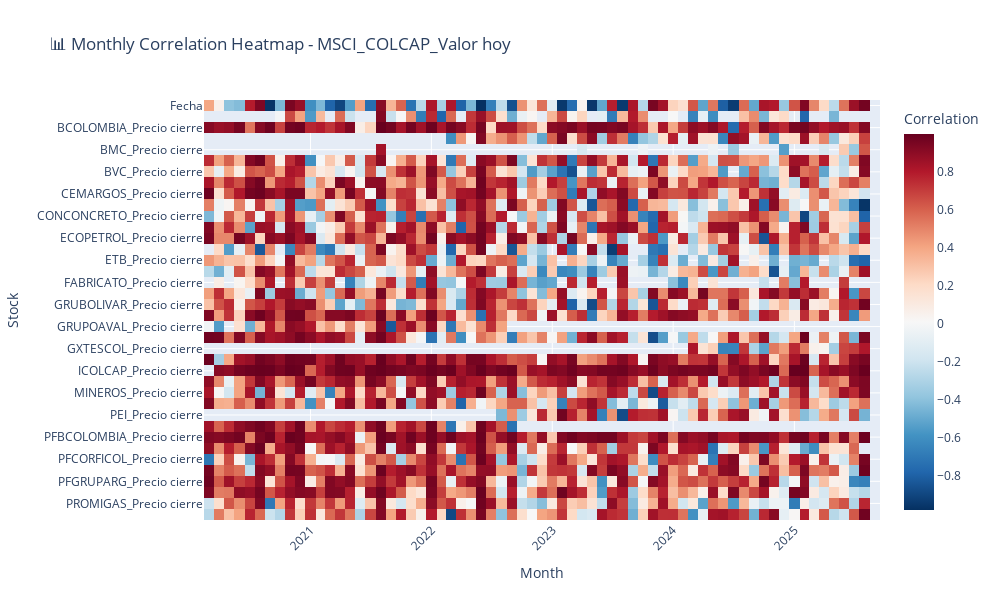

The code cell stored with this chart in its notebook:
### Code cell
import plotly.express as px

# 🔹 Convert 'YearMonth' to string (Fix Period object issue)
monthly_corr.index = monthly_corr.index.astype(str)

# 🔥 **Add Heatmap for Monthly Correlations**
fig = px.imshow(
    monthly_corr.T,  # Transpose to get stocks on y-axis
    labels=dict(x="Month", y="Stock", color="Correlation"),
    title=f"📊 Monthly Correlation Heatmap - {target_stock}",
    color_continuous_scale="RdBu_r",
    aspect="auto",
)

fig.update_layout(
    autosize=False,
    width=1000,
    height=600,
    xaxis=dict(tickangle=-45),
)

### Figure 1 — Plotly figure (JSON) as saved in the notebook; plotly's stock layout.template omitted (floating-point values rounded to 4 significant figures; data arrays with more than 128 entries replaced by an {"elided": "..."} marker saying what was removed)
{"data": [{"coloraxis": "coloraxis", "hovertemplate": "Month: %{x}<br>Stock: %{y}<br>Correlation: %{z}<extra></extra>", "name": "0", "type": "heatmap", "x": ["2020-03", "2020-04", "2020-05", "2020-06", "2020-07", "2020-08", "2020-09", "2020-10", "2020-11", "2020-12", "2021-01", "2021-02", "2021-03", "2021-04", "2021-05", "2021-06", "2021-07", "2021-08", "2021-09", "2021-10", "2021-11", "2021-12", "2022-01", "2022-02", "2022-03", "2022-04", "2022-05", "2022-06", "2022-07", "2022-08", "2022-09", "2022-10", "2022-11", "2022-12", "2023-01", "2023-02", "2023-03", "2023-04", "2023-05", "2023-06", "2023-07", "2023-08", "2023-09", "2023-10", "2023-11", "2023-12", "2024-01", "2024-02", "2024-03", "2024-04", "2024-05", "2024-06", "2024-07", "2024-08", "2024-09", "2024-10", "2024-11", "2024-12", "2025-01", "2025-02", "2025-03", "2025-04", "2025-05", "2025-06", "2025-07", "2025-08", "2025-09"], "xaxis": "x", "y": ["Fecha", "BBVA_Precio cierre", "BCOLOMBIA_Precio cierre", "BHI_Precio cierre", "BMC_Precio cierre", "BOGOTA_Precio cierre", "BVC_Precio cierre", "CELSIA_Precio cierre", "CEMARGOS_Precio cierre", "CNEC_Precio cierre", "CONCONCRETO_Precio cierre", "CORFICOL_Precio cierre", "ECOPETROL_Precio cierre", "ENKA_Precio cierre", "ETB_Precio cierre", "EXITO_Precio cierre", "FABRICATO_Precio cierre", "GEB_Precio cierre", "GRUBOLIVAR_Precio cierre", "GRUPOARGOS_Precio cierre", "GRUPOAVAL_Precio cierre", "GRUPOSURA_Precio cierre", "GXTESCOL_Precio cierre", "HCOLSEL_Precio cierre", "ICOLCAP_Precio cierre", "ISA_Precio cierre", "MINEROS_Precio cierre", "NUTRESA_Precio cierre", "PEI_Precio cierre", "PFAVAL_Precio cierre", "PFBCOLOMBIA_Precio cierre", "PFCEMARGOS_Precio cierre", "PFCORFICOL_Precio cierre", "PFDAVVNDA_Precio cierre", "PFGRUPARG_Precio cierre", "PFGRUPOSURA_Precio cierre", "PROMIGAS_Precio cierre", "TERPEL_Precio cierre"], "yaxis": "y", "z": {"elided": "38x67 float values"}}], "layout": {"autosize": false, "coloraxis": {"colorbar": {"title": {"text": "Correlation"}}, "colorscale": [[0, "rgb(5,48,97)"], [0.1, "rgb(33,102,172)"], [0.2, "rgb(67,147,195)"], [0.3, "rgb(146,197,222)"], [0.4, "rgb(209,229,240)"], [0.5, "rgb(247,247,247)"], [0.6, "rgb(253,219,199)"], [0.7, "rgb(244,165,130)"], [0.8, "rgb(214,96,77)"], [0.9, "rgb(178,24,43)"], [1, "rgb(103,0,31)"]]}, "height": 600, "title": {"text": "📊 Monthly Correlation Heatmap - MSCI_COLCAP_Valor hoy"}, "width": 1000, "xaxis": {"anchor": "y", "domain": [0, 1], "tickangle": -45, "title": {"text": "Month"}}, "yaxis": {"anchor": "x", "autorange": "reversed", "domain": [0, 1], "title": {"text": "Stock"}}}}
